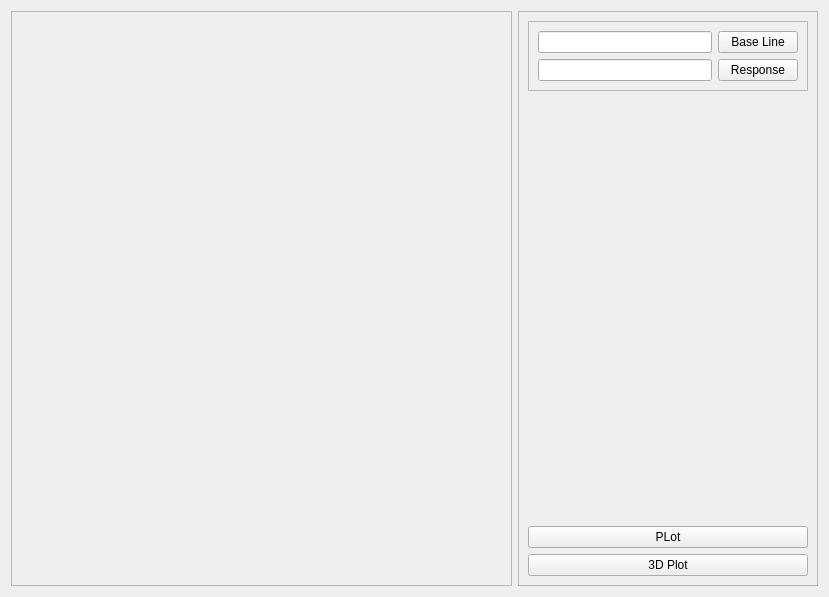
<?xml version="1.0" encoding="UTF-8"?>
<ui version="4.0">
 <class>Form</class>
 <widget class="QWidget" name="Form">
  <property name="geometry">
   <rect>
    <x>0</x>
    <y>0</y>
    <width>829</width>
    <height>597</height>
   </rect>
  </property>
  <property name="windowTitle">
   <string>Form</string>
  </property>
  <layout class="QGridLayout" name="gridLayout">
   <item row="0" column="0">
    <widget class="QFrame" name="plot_frame">
     <property name="frameShape">
      <enum>QFrame::StyledPanel</enum>
     </property>
     <property name="frameShadow">
      <enum>QFrame::Raised</enum>
     </property>
    </widget>
   </item>
   <item row="0" column="1">
    <widget class="QFrame" name="frame">
     <property name="maximumSize">
      <size>
       <width>300</width>
       <height>16777215</height>
      </size>
     </property>
     <property name="frameShape">
      <enum>QFrame::StyledPanel</enum>
     </property>
     <property name="frameShadow">
      <enum>QFrame::Raised</enum>
     </property>
     <layout class="QGridLayout" name="gridLayout_2">
      <item row="3" column="0">
       <widget class="QPushButton" name="TD_btn">
        <property name="text">
         <string>3D Plot</string>
        </property>
       </widget>
      </item>
      <item row="2" column="0">
       <widget class="QPushButton" name="Plot_btn">
        <property name="text">
         <string>PLot</string>
        </property>
       </widget>
      </item>
      <item row="0" column="0">
       <widget class="QFrame" name="frame_3">
        <property name="frameShape">
         <enum>QFrame::StyledPanel</enum>
        </property>
        <property name="frameShadow">
         <enum>QFrame::Raised</enum>
        </property>
        <layout class="QGridLayout" name="gridLayout_3">
         <item row="0" column="0">
          <widget class="QLineEdit" name="Baseline_le"/>
         </item>
         <item row="0" column="1">
          <widget class="QPushButton" name="Baseline_btn">
           <property name="text">
            <string>Base Line</string>
           </property>
          </widget>
         </item>
         <item row="1" column="0">
          <widget class="QLineEdit" name="Response_le"/>
         </item>
         <item row="1" column="1">
          <widget class="QPushButton" name="Response_btn">
           <property name="text">
            <string>Response</string>
           </property>
          </widget>
         </item>
        </layout>
       </widget>
      </item>
      <item row="1" column="0">
       <spacer name="verticalSpacer">
        <property name="orientation">
         <enum>Qt::Vertical</enum>
        </property>
        <property name="sizeHint" stdset="0">
         <size>
          <width>20</width>
          <height>40</height>
         </size>
        </property>
       </spacer>
      </item>
     </layout>
    </widget>
   </item>
  </layout>
 </widget>
 <resources/>
 <connections/>
</ui>
